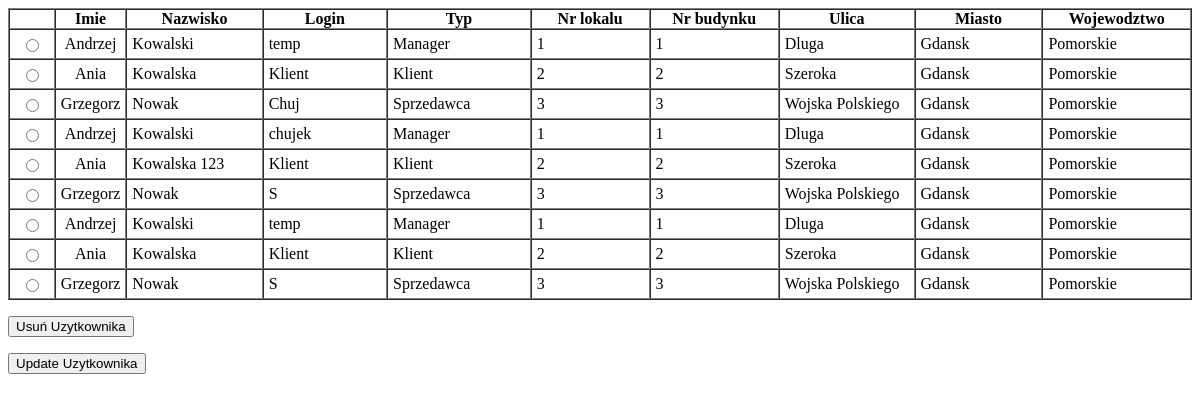
Before: /seller/del_user (signed in) with the older database file.
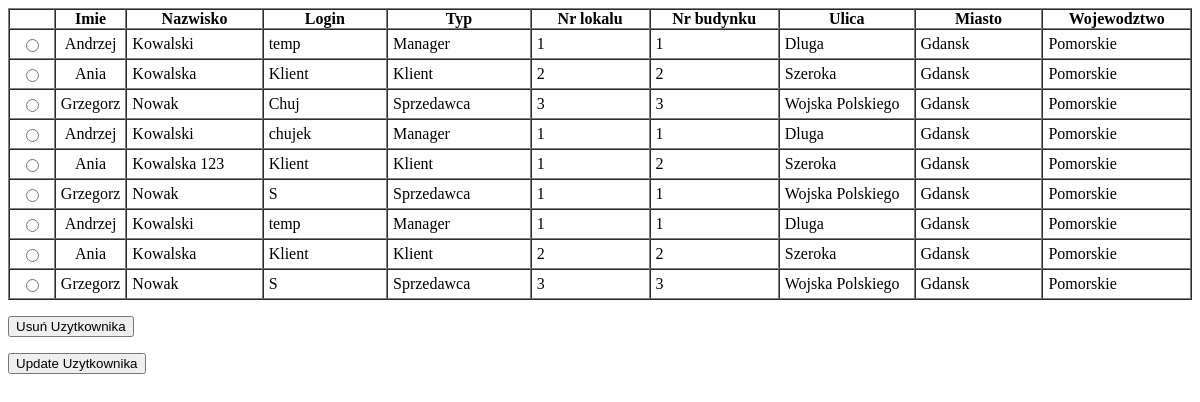
After: the same page with the newer database file.
### tables this page shows
CREATE TABLE Uzytkownik(
                           id    integer primary key autoincrement,
                           login varchar(30)                                                                 not null,
                           haslo varchar(30)                                                                 not null,
                           typ   varchar(15) check (typ = 'Manager' or typ = 'Klient' or typ = 'Sprzedawca') not null,
                           osoba integer ,
                           foreign key(osoba) references Osoba (id)
);

CREATE TABLE Osoba(
		id integer PRIMARY KEY autoincrement,
		imie varchar(20) not null,
		nazwisko varchar(20)not null,
		adres int  not null,
		foreign key(adres) references Adres(id)

	);

CREATE TABLE Adres(
		id integer PRIMARY KEY autoincrement,
		nr_lokalu integer check (nr_lokalu > 0),
		nr_budynku integer check(nr_budynku > 0) not null,
		ulica varchar(40) not null,
		miasto varchar(40) not null,
		wojewodztwo varchar(40) not null

	);

### main.py (the view, shortened to what this page needs)
@app.route("/seller/del_user", methods=["GET", "POST"])
def del_user():
    if session["user_type"] != "Klient":
        form = DeleteUserForm()
        cur = get_db().cursor()
        cur.execute("Select Osoba.id, imie, nazwisko, login, typ, nr_lokalu, nr_budynku, ulica, miasto, wojewodztwo from Osoba inner join Uzytkownik on Osoba.id = Uzytkownik.id inner join Adres on Adres.id = Osoba.id" )
        return render_template(
            "html/del_user.html.j2", form=form, persons=cur.fetchall(),
        )
    return redirect(url_for("index"))

### app/forms.py
class DeleteUserForm(FlaskForm):
    submit = SubmitField("Usuń Uzytkownika")
    submitUpdate = SubmitField("Update Uzytkownika")

### main.py (called while the page is built)
def get_db():
    db = getattr(_app_ctx_stack, "_database", None)
    if db is None:
        db = _app_ctx_stack._database = sqlite3.connect(
            DB_NAME, check_same_thread=False
        )
    return db

### templates/html/del_user.html.j2 (shortened to what this page needs)
{% extends "html/base.html.j2" %}
{% block content %}
        <form action="" method="post" novalidate>
        <table border="1" cellpadding="0" cellspacing="0">
        <tr style="width:50px;padding:5px;text-align:center;">
        <th></th>
        <th>Imie</th>
        <th>Nazwisko</th>
        <th>Login</th>
        <th>Typ</th>
        <th>Nr lokalu</th>
        <th>Nr budynku</th>
        <th>Ulica</th>
        <th>Miasto</th>
        <th>Wojewodztwo</th>
        </tr>
    {% for i in persons %}
        <tr>
        <td style="width:50px;padding:5px;text-align:center;">
            <input type="radio" name="przycisk" value="{{ i[0] }}">
        </td>
        <td style="width:50px;padding:5px;text-align:center;">
            {{ i[1] }}
        </td>
        <td style="width:200px;padding:5px;">
            {{ i[2] }}
        </td>
        <td style="width:200px;padding:5px;">
            {{ i[3] }}
        </td>
        <td style="width:200px;padding:5px;">
            {{ i[4] }}
        </td>
        <td style="width:200px;padding:5px;">
            {{ i[5] }}
        </td>
        <td style="width:200px;padding:5px;">
            {{ i[6] }}
        </td>
        <td style="width:200px;padding:5px;">
            {{ i[7] }}
        </td>
        <td style="width:200px;padding:5px;">
            {{ i[8] }}
        </td>
        <td style="width:200px;padding:5px;">
            {{ i[9] }}
        </td>
        <tr>
    {% endfor %}
    </table>
        <p>{{ form.submit() }}</p>
        <p>{{ form.submitUpdate() }}</p>
    </form>
{% endblock %}

### templates/html/base.html.j2 (shortened to what this page needs)
<html>
    <head>
    </head>
    <body>
        {% block content %}{% endblock %}
    </body>
</html>

Changed rows visible on the page:
changed through a linked row, Uzytkownik "Kowalska 123": nr_lokalu "2" → "1"
changed through a linked row, Uzytkownik (number 6 of 9 on the later page): nr_lokalu "3" → "1"; nr_budynku "3" → "1"
